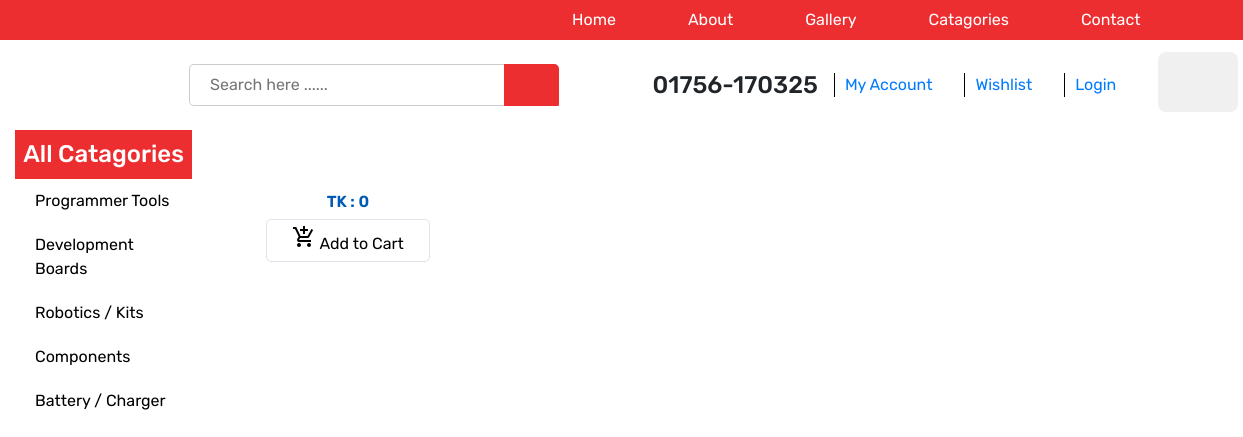
Before: / with the older database file.
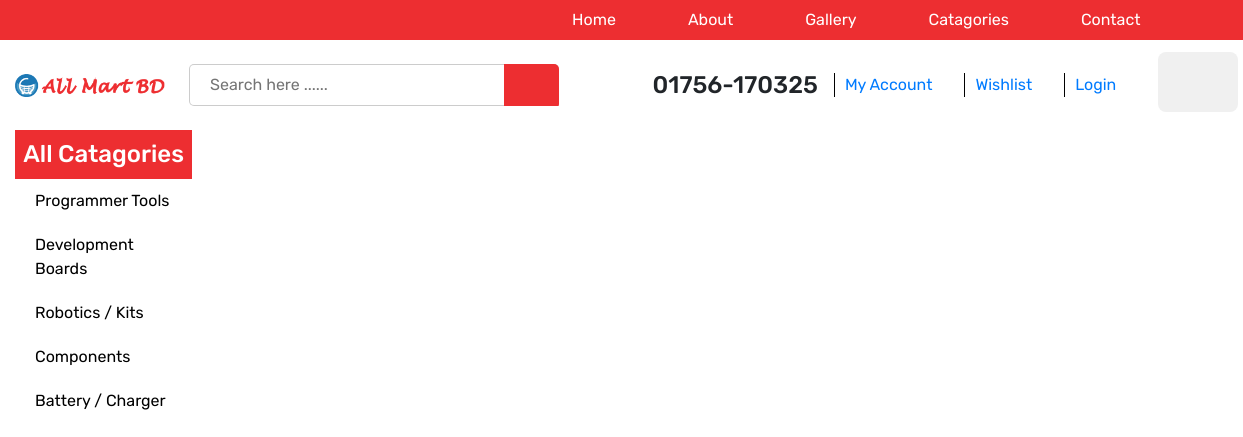
After: the same page with the newer database file.
### tables this page shows
CREATE TABLE `products` (
  `id` int(11) NOT NULL,
  `title` varchar(60) NOT NULL,
  `description` varchar(60) NOT NULL,
  `quantity` int(50) NOT NULL,
  `price` int(50) NOT NULL,
  `status` int(50) NOT NULL,
  `photo` varchar(255) NOT NULL
);

CREATE TABLE `site_settings` (
  `id` int(11) NOT NULL,
  `site_name` varchar(50) NOT NULL,
  `site_logo` varchar(255) NOT NULL
);

### index.php (called while the page is built)
<?php
include("header.php");
?>
<?php
include("pages/main-header.php");
include("pages/main-container.php");
?>
<?php
include("footer.php");
?>

### pages/main-content.php (the view, shortened to what this page needs)
<div class="container-fluid">
    <div class="row">
        <?php
        $con = mysqli_connect('localhost', 'root', '', 'ecommerce_db');
        $sql = "SELECT * FROM products";
        $query = mysqli_query($con, $sql);
        while ($rows = mysqli_fetch_assoc($query)) {
            ?>
            <div class="col-md-3">
                <div class="single-cart">
                    <div class="cart-item">
                    </div>
                    <div class="cart-description">
                        <a href="#" class="cart-tk">TK : <?php echo $rows['price']; ?></a>
                        <a href="#" class="btn-cart-item"><span><i class="material-icons">add_shopping_cart</i></span> Add to Cart</a>
                    </div>
                </div>
            </div>
        <?php } ?>
    </div>
</div>

### header.php (shortened to what this page needs)
<!DOCTYPE html>
<html lang="en">
<head>
    <link rel="stylesheet" href="css/bootstrap.min.css">
    <link rel="stylesheet" href="css/animate.min.css">
    <link rel="stylesheet" href="css/owl.carousel.min.css">
    <link rel="stylesheet" href="css/main.css">
</head>
<body>
    <div class="top-bar">
        <div class="container">
            <nav>
                <ul>
                    <li><a href="#">Home</a></li>
                    <li><a href="#">About</a></li>
                    <li><a href="#">Gallery</a></li>
                    <li><a href="#">Catagories</a></li>
                    <li><a href="#">Contact</a></li>
                </ul>
            </nav>
        </div>
    </div>

### pages/main-header.php (shortened to what this page needs)
<div class="header">
    <div class="container-fluid">
        <div class="row">
            <div class="col-md-6">
                <div class="header-left-content">
                    <div class="logo" style="width:150px;">
                        <?php
                        $con = mysqli_connect('localhost', 'root', '', 'ecommerce_db');
                        $sql = "SELECT * FROM site_settings";
                        $query = mysqli_query($con, $sql);
                        while ($rows = mysqli_fetch_assoc($query)) {
                            ?>
                            <img style="width:100%;" src="admin/includes/<?php echo $rows['site_logo']; ?>" alt="">
                        <?php } ?>
                    </div>
                    <div class="search-bar">
                        <form action="#">
                            <input type="text" name="search" placeholder="Search here ......">
                            <a href="#"><i class="fas fa-search"></i></a>
                        </form>
                    </div>
                </div>
            </div>
            <div class="col-md-6">
                <div class="header-right-content">
                    <h4><span><i class="fas fa-phone-alt"></i></span> 01756-170325</h4>
                    <ul>
                        <li><a href="#">My Account</a></li>
                        <li><a href="#">Wishlist</a></li>
                        <li><a href="#">Login</a></li>
                        <li><a class="btn-cart" href="#"><i class="fal fa-cart-arrow-down"></i></a></li>
                    </ul>
                </div>
            </div>
        </div>
    </div>
</div>

### pages/main-container.php
<div class="main-container">
    <div class="container-fluid">
        <div class="row">
            <div class="col-md-2 overflow-hidden">
                <div class="side-navbar">
                    <?php
                    include("side-navbar.php");
                    ?>
                </div>
            </div>
            <div class="col-md-10">
                <div class="main-content">
                    <?php
                    include("main-content.php");
                    ?>
                </div>
            </div>
        </div>
    </div>
</div>

### pages/side-navbar.php
<header>
    <nav>
        <h4>All Catagories</h4>
        <ul>
            <li><a href="#">Programmer Tools</a></li>
            <li><a href="#">Development Boards</a></li>
            <li><a href="#">Robotics / Kits</a></li>
            <li><a href="#">Components</a></li>
            <li><a href="#">Battery / Charger</a></li>
        </ul>
    </nav>
</header>

### footer.php (shortened to what this page needs)
</body>
</html>

Changed rows visible on the page:
removed products: price "0"
added site_settings: site_logo (picture)
